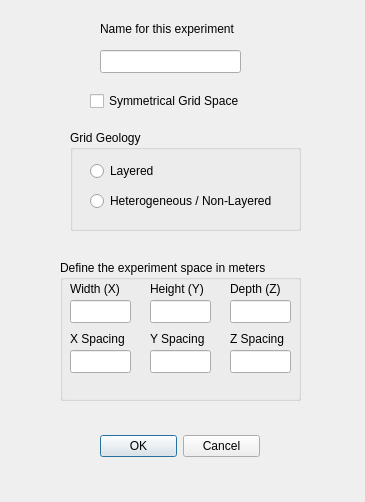
<ui version="4.0" >
 <class>GridSpaceDialog</class>
 <widget class="QDialog" name="GridSpaceDialog" >
  <property name="geometry" >
   <rect>
    <x>0</x>
    <y>0</y>
    <width>365</width>
    <height>502</height>
   </rect>
  </property>
  <property name="windowTitle" >
   <string>Define the Grid Space</string>
  </property>
  <widget class="QDialogButtonBox" name="okCancelButtons" >
   <property name="geometry" >
    <rect>
     <x>100</x>
     <y>430</y>
     <width>160</width>
     <height>32</height>
    </rect>
   </property>
   <property name="orientation" >
    <enum>Qt::Horizontal</enum>
   </property>
   <property name="standardButtons" >
    <set>QDialogButtonBox::Cancel|QDialogButtonBox::NoButton|QDialogButtonBox::Ok</set>
   </property>
  </widget>
  <widget class="QGroupBox" name="groupBox" >
   <property name="geometry" >
    <rect>
     <x>60</x>
     <y>260</y>
     <width>241</width>
     <height>141</height>
    </rect>
   </property>
   <property name="title" >
    <string>Define the experiment space in meters</string>
   </property>
   <widget class="QLineEdit" name="xValue" >
    <property name="geometry" >
     <rect>
      <x>10</x>
      <y>40</y>
      <width>61</width>
      <height>23</height>
     </rect>
    </property>
   </widget>
   <widget class="QLabel" name="label" >
    <property name="geometry" >
     <rect>
      <x>10</x>
      <y>20</y>
      <width>61</width>
      <height>18</height>
     </rect>
    </property>
    <property name="text" >
     <string>Width (X)</string>
    </property>
   </widget>
   <widget class="QLabel" name="label_2" >
    <property name="geometry" >
     <rect>
      <x>90</x>
      <y>20</y>
      <width>61</width>
      <height>18</height>
     </rect>
    </property>
    <property name="text" >
     <string>Height (Y)</string>
    </property>
   </widget>
   <widget class="QLineEdit" name="yValue" >
    <property name="geometry" >
     <rect>
      <x>90</x>
      <y>40</y>
      <width>61</width>
      <height>23</height>
     </rect>
    </property>
   </widget>
   <widget class="QLabel" name="label_3" >
    <property name="geometry" >
     <rect>
      <x>170</x>
      <y>20</y>
      <width>61</width>
      <height>18</height>
     </rect>
    </property>
    <property name="text" >
     <string>Depth (Z)</string>
    </property>
   </widget>
   <widget class="QLineEdit" name="zValue" >
    <property name="geometry" >
     <rect>
      <x>170</x>
      <y>40</y>
      <width>61</width>
      <height>23</height>
     </rect>
    </property>
   </widget>
   <widget class="QLineEdit" name="_ySpacing" >
    <property name="geometry" >
     <rect>
      <x>90</x>
      <y>90</y>
      <width>61</width>
      <height>23</height>
     </rect>
    </property>
   </widget>
   <widget class="QLabel" name="label_7" >
    <property name="geometry" >
     <rect>
      <x>170</x>
      <y>70</y>
      <width>61</width>
      <height>18</height>
     </rect>
    </property>
    <property name="text" >
     <string>Z Spacing</string>
    </property>
   </widget>
   <widget class="QLineEdit" name="_xSpacing" >
    <property name="geometry" >
     <rect>
      <x>10</x>
      <y>90</y>
      <width>61</width>
      <height>23</height>
     </rect>
    </property>
   </widget>
   <widget class="QLabel" name="label_6" >
    <property name="geometry" >
     <rect>
      <x>90</x>
      <y>70</y>
      <width>61</width>
      <height>18</height>
     </rect>
    </property>
    <property name="text" >
     <string>Y Spacing</string>
    </property>
   </widget>
   <widget class="QLineEdit" name="_zSpacing" >
    <property name="geometry" >
     <rect>
      <x>170</x>
      <y>90</y>
      <width>61</width>
      <height>23</height>
     </rect>
    </property>
   </widget>
   <widget class="QLabel" name="label_5" >
    <property name="geometry" >
     <rect>
      <x>10</x>
      <y>70</y>
      <width>61</width>
      <height>18</height>
     </rect>
    </property>
    <property name="text" >
     <string>X Spacing</string>
    </property>
   </widget>
  </widget>
  <widget class="QLabel" name="label_4" >
   <property name="geometry" >
    <rect>
     <x>100</x>
     <y>20</y>
     <width>151</width>
     <height>18</height>
    </rect>
   </property>
   <property name="text" >
    <string>Name for this experiment</string>
   </property>
  </widget>
  <widget class="QLineEdit" name="spaceName" >
   <property name="geometry" >
    <rect>
     <x>100</x>
     <y>50</y>
     <width>141</width>
     <height>23</height>
    </rect>
   </property>
  </widget>
  <widget class="QCheckBox" name="_symmetricalCheckBox" >
   <property name="geometry" >
    <rect>
     <x>90</x>
     <y>90</y>
     <width>161</width>
     <height>22</height>
    </rect>
   </property>
   <property name="text" >
    <string>Symmetrical Grid Space</string>
   </property>
  </widget>
  <widget class="QGroupBox" name="groupBox_2" >
   <property name="geometry" >
    <rect>
     <x>70</x>
     <y>130</y>
     <width>231</width>
     <height>101</height>
    </rect>
   </property>
   <property name="title" >
    <string>Grid Geology</string>
   </property>
   <widget class="QRadioButton" name="radioButton" >
    <property name="geometry" >
     <rect>
      <x>20</x>
      <y>30</y>
      <width>90</width>
      <height>22</height>
     </rect>
    </property>
    <property name="text" >
     <string>Layered</string>
    </property>
   </widget>
   <widget class="QRadioButton" name="radioButton_2" >
    <property name="geometry" >
     <rect>
      <x>20</x>
      <y>60</y>
      <width>191</width>
      <height>22</height>
     </rect>
    </property>
    <property name="text" >
     <string>Heterogeneous / Non-Layered</string>
    </property>
   </widget>
  </widget>
 </widget>
 <resources/>
 <connections>
  <connection>
   <sender>okCancelButtons</sender>
   <signal>accepted()</signal>
   <receiver>GridSpaceDialog</receiver>
   <slot>accept()</slot>
   <hints>
    <hint type="sourcelabel" >
     <x>248</x>
     <y>254</y>
    </hint>
    <hint type="destinationlabel" >
     <x>157</x>
     <y>274</y>
    </hint>
   </hints>
  </connection>
  <connection>
   <sender>okCancelButtons</sender>
   <signal>rejected()</signal>
   <receiver>GridSpaceDialog</receiver>
   <slot>reject()</slot>
   <hints>
    <hint type="sourcelabel" >
     <x>316</x>
     <y>260</y>
    </hint>
    <hint type="destinationlabel" >
     <x>286</x>
     <y>274</y>
    </hint>
   </hints>
  </connection>
 </connections>
</ui>
